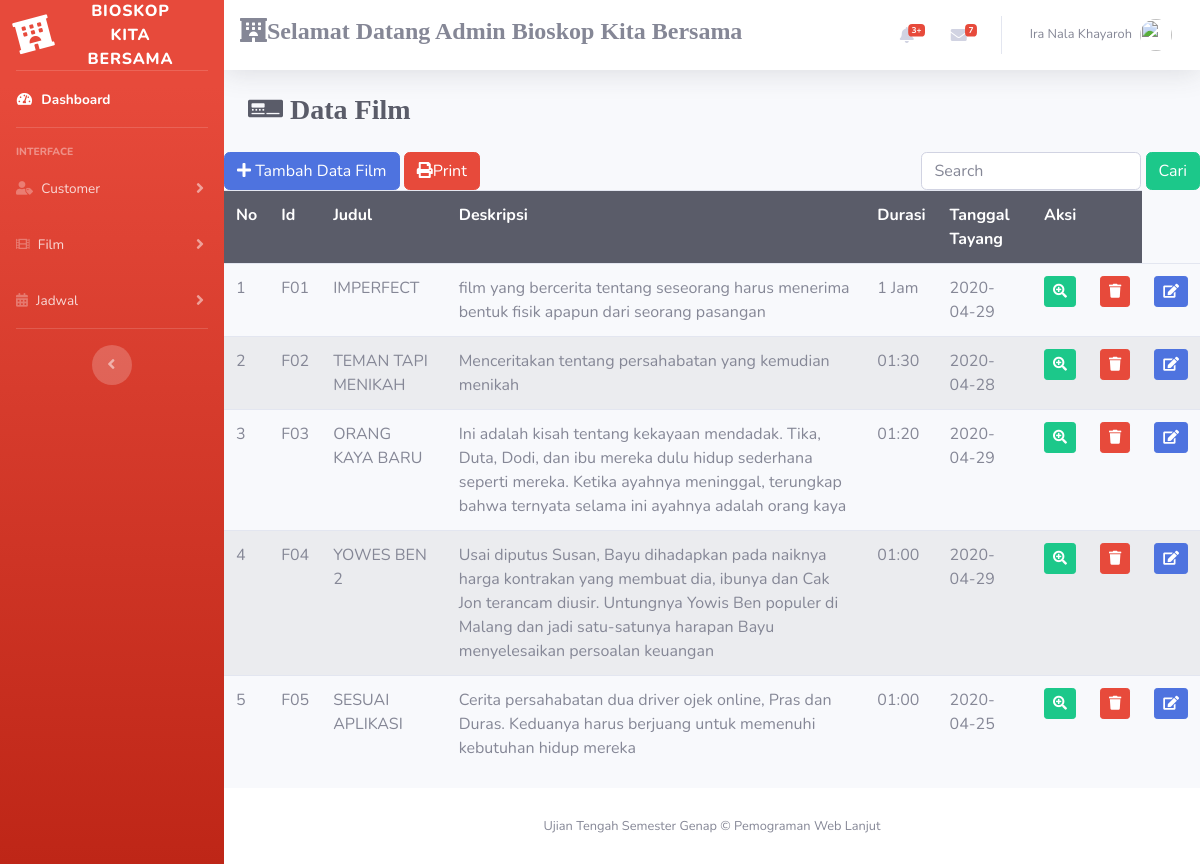
Page /index.php/film on the committed database.
### tables this page shows
CREATE TABLE `film` (
  `id` varchar(20) NOT NULL,
  `judul` varchar(40) NOT NULL,
  `deskripsi` text,
  `durasi` text NOT NULL,
  `tanggal_tayang` date NOT NULL
);

### application/controllers/film.php (called while the page is built, shortened)
<?php
class Film extends CI_Controller
{
	public function index()
	{
		$data ['film']=$this->m_film->tampil_data()->result();
		$this->load->view("template/header");
		$this->load->view("template/sidebar");
		$this->load->view("film",$data);
		$this->load->view("template/footer");
	}
}

### index.php (called while the page is built, shortened)
<?php
require_once BASEPATH.'core/CodeIgniter.php';

### application/models/m_film.php (called while the page is built, shortened)
<?php
class M_film extends CI_Model
{
	public function tampil_data()
	{
		return $this -> db -> get ('film');
	}
}

### application/views/film.php (the view, shortened to what this page needs)
<div class="content-wpapper">
  <section class="content-wpapper">
        <div class="container-fluid">
          <div class="d-sm-flex align-items-center justify-content-between mb-4">
            <h1 class="h3 mb-0 text-gray-800"><i class="fas fa-digital-tachograph">
            Data Film</h1></i>
          </div>
      </section>
      <section class="content">
        <button class="btn btn-primary" data-toggle="modal" data-target="#exampleModal"><i class= "fa fa-plus"></i> Tambah Data Film</button>
        <a class="btn btn-danger" href="<?php echo base_url('index.php/film/cetak/')?>"><i class="fa fa-print"></i>Print</a>
        <div class="form-inline mr-auto float-sm-right navbar-form navbar-right">
          <?php echo form_open('film/search') ?>
          <input type="text" name="keyword" class="form-control" placeholder="Search">
          <button type="submit" class="btn btn-success">Cari</button>
          <?php echo form_close()?>
        </div>
        <table class="table table-striped">
          <tr>
            <th class="table-dark">No</th>
            <th class="table-dark">Id</th>
            <th class="table-dark">Judul</th>
            <th class="table-dark">Deskripsi</th>
            <th class="table-dark">Durasi</th>
            <th class="table-dark">Tanggal Tayang</th>
            <th class="table-dark"colspan="2">Aksi</th>
          </tr>
          <?php
          $no=1;
          foreach ($film as $flm) : ?>
          <tr>
            <td><?php echo $no++ ?></td>
            <td><?php echo $flm->id ?></td>
            <td><?php echo $flm->judul ?></td>
            <td><?php echo $flm->deskripsi ?></td>
            <td><?php echo $flm->durasi ?></td>
            <td><?php echo $flm->tanggal_tayang ?></td>
            <td><?php echo anchor('film/detailfilm/'.$flm->id,'<div class="btn btn-success btn-sm"><i class="fa fa-search-plus"></i></div>') ?></td>
            <td onclick="javascript: return confirm('Yakin Menghapus?')"><?php echo anchor('film/hapus/'.$flm->id,'<div class="btn btn-danger btn-sm"><i class="fa fa-trash"></i></div>')?></td>
            <td><?php echo anchor ('film/editfilm/'.$flm->id,'<div class="btn btn-primary btn-sm"><i class="fa fa-edit"></i></div>') ?></td>
          </tr>
        <?php endforeach; ?>
        </table>
      </section>
</div>

### rows in the picture
film: id "F01", judul "IMPERFECT", deskripsi "film yang bercerita tentang seseorang harus menerima bentuk fisik apapun dari seorang pasangan", durasi "1 Jam", tanggal_tayang "2020-04-29"
film: id "F02", judul "TEMAN TAPI MENIKAH", deskripsi "Menceritakan tentang persahabatan yang kemudian menikah", durasi "01:30", tanggal_tayang "2020-04-28"
film: id "F03", judul "ORANG KAYA BARU", deskripsi "Ini adalah kisah tentang kekayaan mendadak. Tika, Duta, Dodi, dan ibu mereka dulu hidup sederhana seperti mereka. Ketika ayahnya meninggal, terungkap bahwa ternyata selama ini ayahnya adalah orang kaya", durasi "01:20", tanggal_tayang "2020-04-29"
film: id "F04", judul "YOWES BEN 2", deskripsi "Usai diputus Susan, Bayu dihadapkan pada naiknya harga kontrakan yang membuat dia, ibunya dan Cak Jon terancam diusir. Untungnya Yowis Ben populer di Malang dan jadi satu-satunya harapan Bayu menyelesaikan persoalan keuangan", durasi "01:00", tanggal_tayang "2020-04-29"
film: id "F05", judul "SESUAI APLIKASI", deskripsi "Cerita persahabatan dua driver ojek online, Pras dan Duras. Keduanya harus berjuang untuk memenuhi kebutuhan hidup mereka", durasi "01:00", tanggal_tayang "2020-04-25"
